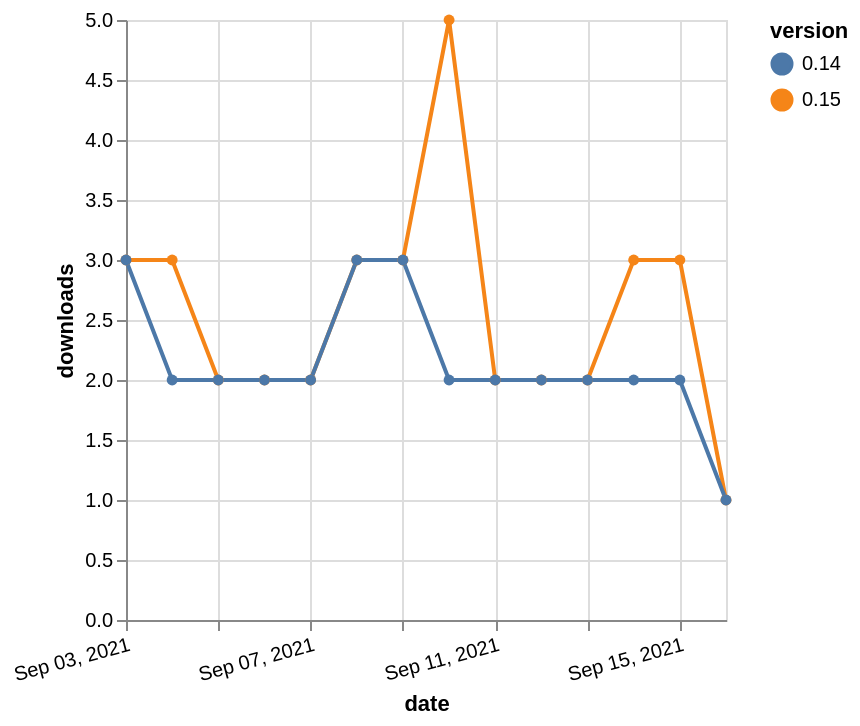

Here is the Vega-Lite specification saved for this chart:
### Vega-Lite specification from a JSON file in a GitHub repository (floating-point values rounded to 4 significant figures)
{"$schema": "https://vega.github.io/schema/vega-lite/v5.json", "description": "A simple bar chart with embedded data.", "data": {"values": [{"date": "2021-09-03", "total": 124, "delta": 3, "version": "0.15"}, {"date": "2021-09-04", "total": 127, "delta": 3, "version": "0.15"}, {"date": "2021-09-05", "total": 129, "delta": 2, "version": "0.15"}, {"date": "2021-09-06", "total": 131, "delta": 2, "version": "0.15"}, {"date": "2021-09-07", "total": 133, "delta": 2, "version": "0.15"}, {"date": "2021-09-08", "total": 136, "delta": 3, "version": "0.15"}, {"date": "2021-09-09", "total": 139, "delta": 3, "version": "0.15"}, {"date": "2021-09-10", "total": 144, "delta": 5, "version": "0.15"}, {"date": "2021-09-11", "total": 146, "delta": 2, "version": "0.15"}, {"date": "2021-09-12", "total": 148, "delta": 2, "version": "0.15"}, {"date": "2021-09-13", "total": 150, "delta": 2, "version": "0.15"}, {"date": "2021-09-14", "total": 153, "delta": 3, "version": "0.15"}, {"date": "2021-09-15", "total": 156, "delta": 3, "version": "0.15"}, {"date": "2021-09-16", "total": 157, "delta": 1, "version": "0.15"}, {"date": "2021-09-03", "total": 120, "delta": 3, "version": "0.14"}, {"date": "2021-09-04", "total": 122, "delta": 2, "version": "0.14"}, {"date": "2021-09-05", "total": 124, "delta": 2, "version": "0.14"}, {"date": "2021-09-06", "total": 126, "delta": 2, "version": "0.14"}, {"date": "2021-09-07", "total": 128, "delta": 2, "version": "0.14"}, {"date": "2021-09-08", "total": 131, "delta": 3, "version": "0.14"}, {"date": "2021-09-09", "total": 134, "delta": 3, "version": "0.14"}, {"date": "2021-09-10", "total": 136, "delta": 2, "version": "0.14"}, {"date": "2021-09-11", "total": 138, "delta": 2, "version": "0.14"}, {"date": "2021-09-12", "total": 140, "delta": 2, "version": "0.14"}, {"date": "2021-09-13", "total": 142, "delta": 2, "version": "0.14"}, {"date": "2021-09-14", "total": 144, "delta": 2, "version": "0.14"}, {"date": "2021-09-15", "total": 146, "delta": 2, "version": "0.14"}, {"date": "2021-09-16", "total": 147, "delta": 1, "version": "0.14"}]}, "width": "container", "mark": {"type": "line", "point": {"filled": true}}, "encoding": {"x": {"field": "date", "type": "temporal", "timeUnit": "yearmonthdate", "title": "date", "axis": {"labelAngle": -15}}, "y": {"field": "delta", "type": "quantitative", "title": "downloads"}, "color": {"field": "version", "type": "nominal"}, "tooltip": {"field": "delta"}}}
